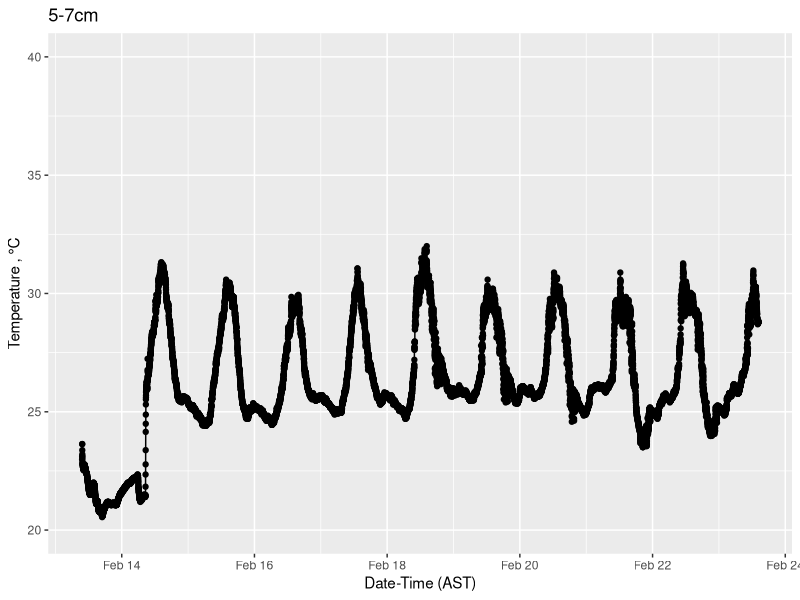
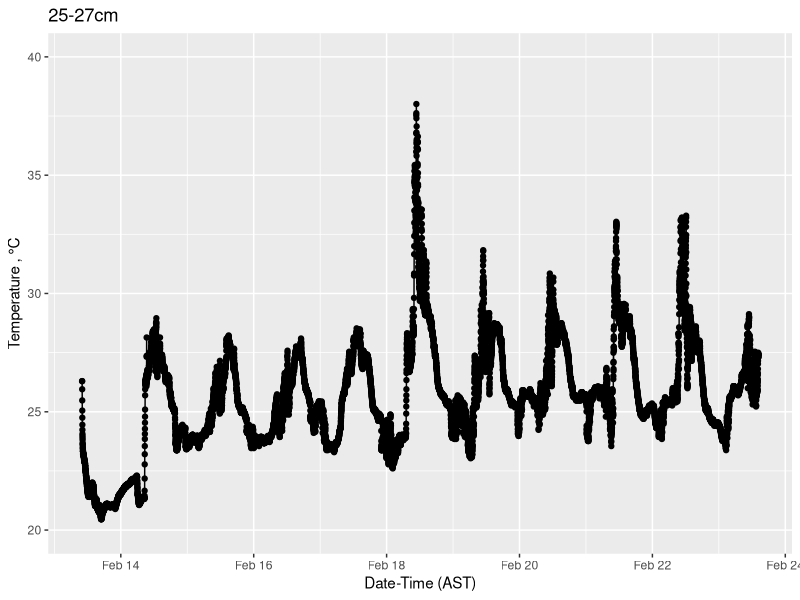
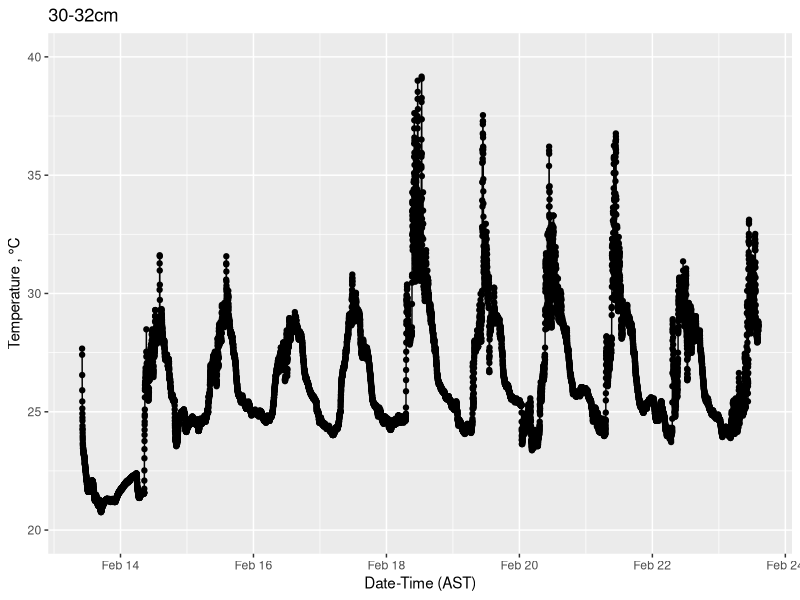
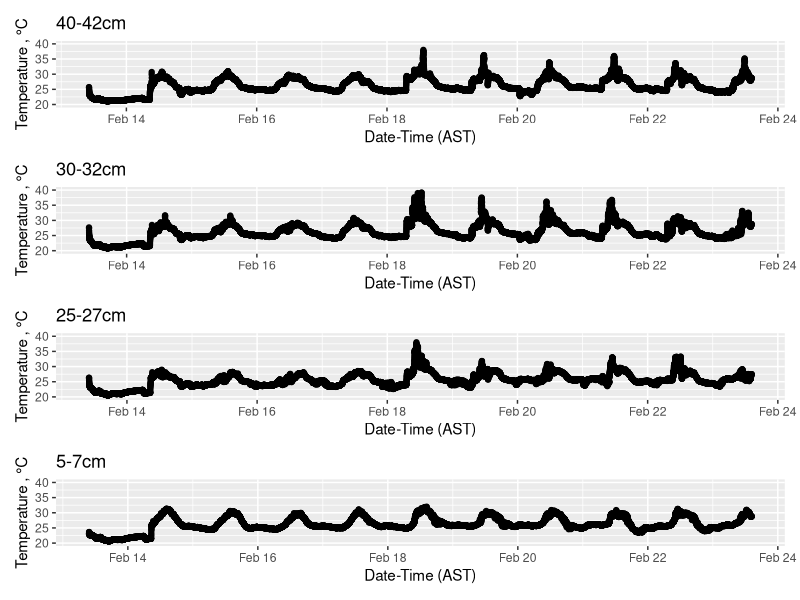
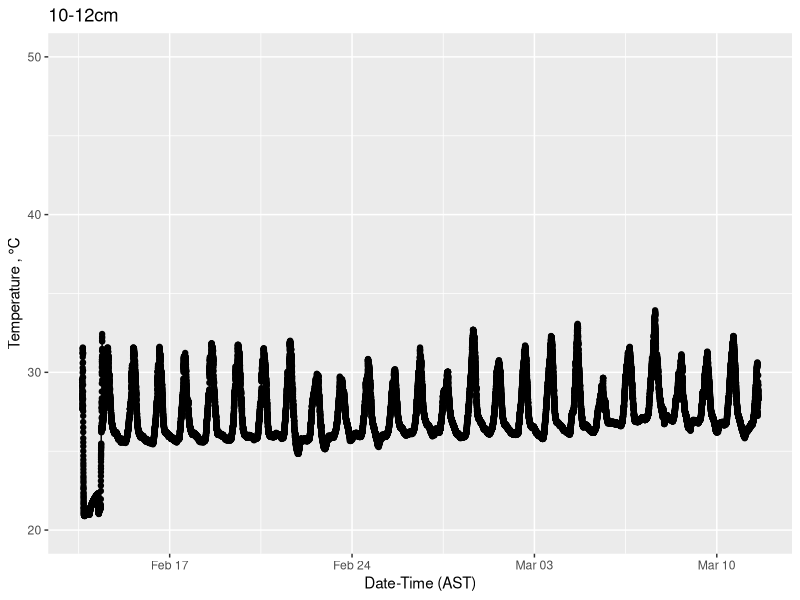
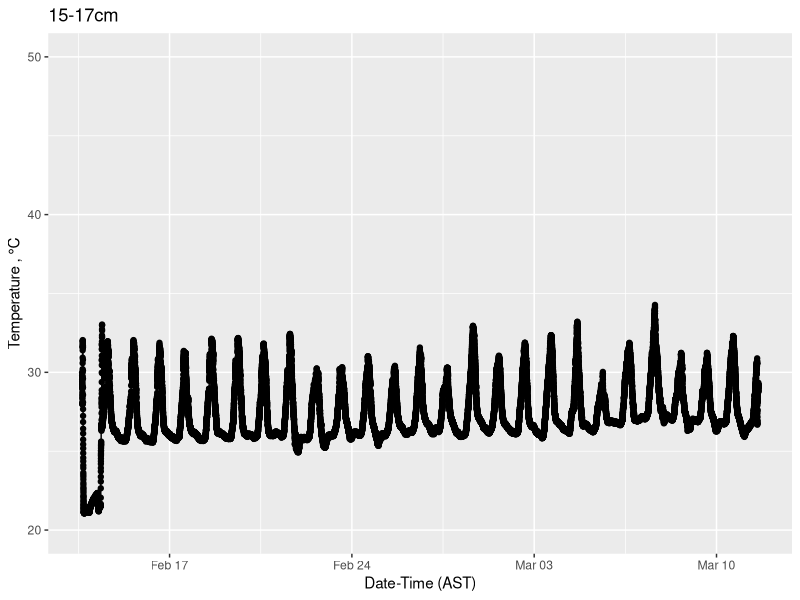
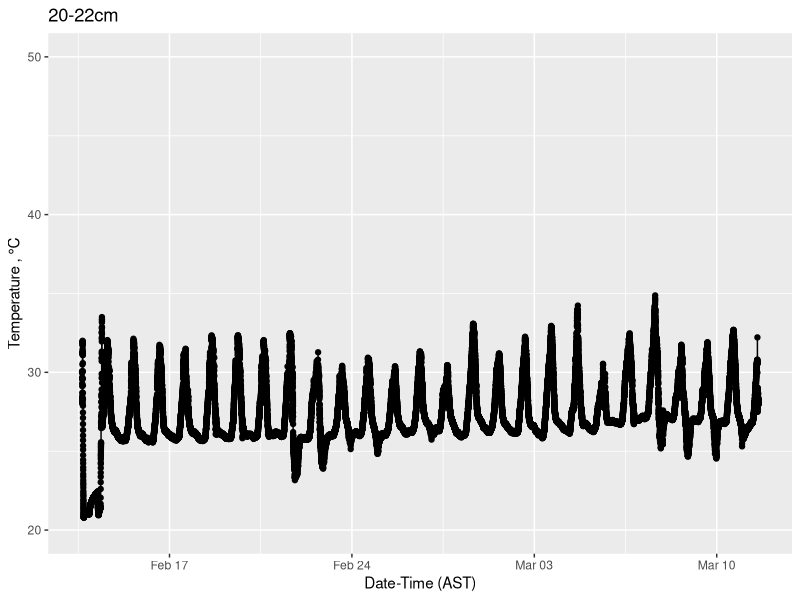
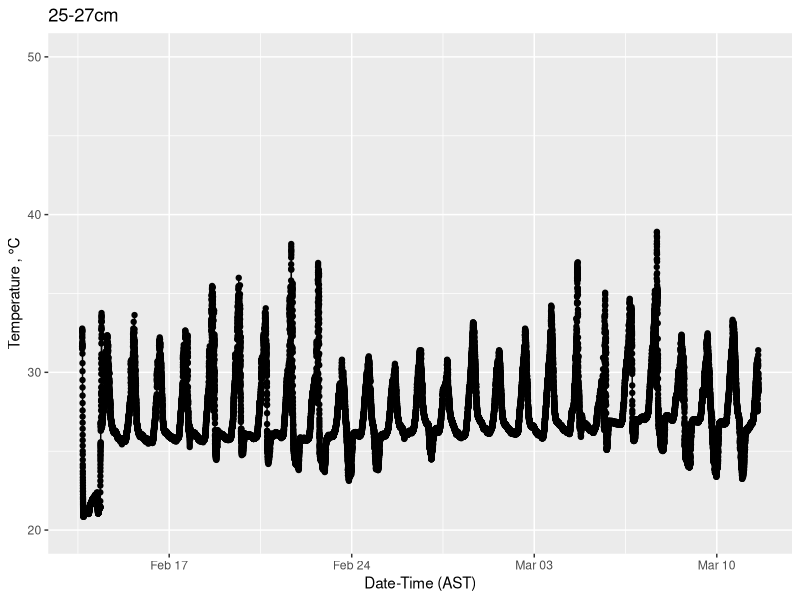

Write R code to recreate these figures, in order.
## ---- chunk 1

library(readxl)
library(tidyverse)
library(patchwork)

#This is for plot A

fivetoseven<-read_excel("RCA/RC-A 5-7cm 2025-03-11 16_34_59 AST (Data AST).xlsx")#2/13-2/26
twentytotwentytwo<-read_excel("RCA/RC-A 20-22 cm 2025-03-13 14_01_48 AST (Data AST).xlsx")#2/13-2/14
twentyfivetotwentyseven<-read_excel("RCA/RC-A 25-27cm 2025-03-13 13_33_26 AST (Data AST).xlsx")#2/13-2/23
thirtytothirtytwo<-read_excel("RCA/RC-A 30-32 2025-03-11 16_38_59 AST (Data AST).xlsx")#2/13-3/11
thirtyfivetothirtyseven<-read_excel("RCA/RC-A 35-37 cm 2025-03-11 16_40_56 AST (Data AST).xlsx")#2/13
fortytofortytwo<-read_excel("RCA/RC-A 40-42 2025-03-13 13_31_13 AST (Data AST).xlsx")#2/13-3/5


bottom<-fivetoseven%>%
  filter(`Date-Time (AST)`<=	"2025-02-23 14:20:49")%>%
  ggplot(aes(x=`Date-Time (AST)`, y=`Temperature , °C`))+
geom_point()+
  geom_line()+
  ggtitle("5-7cm")+
  scale_x_datetime()+
  ylim(20,40)

bottom




numthree<-twentyfivetotwentyseven%>%
  filter(`Date-Time (AST)`<=	"2025-02-23 14:20:49")%>%
   ggplot(aes(x=`Date-Time (AST)`, y=`Temperature , °C`))+
geom_point()+
  geom_line()+
  scale_x_datetime()+
   ggtitle("25-27cm")+
  ylim(20,40)
  
numthree

numfour<-thirtytothirtytwo%>%
  filter(`Date-Time (AST)`<=	"2025-02-23 14:20:49")%>%
   ggplot(aes(x=`Date-Time (AST)`, y=`Temperature , °C`))+
geom_point()+
  geom_line()+
  scale_x_datetime()+
   ggtitle("30-32cm")+
  ylim(20,40)

numfour


Numsix<-fortytofortytwo%>%
  filter(`Date-Time (AST)`<=	"2025-02-23 14:20:49")%>%
   ggplot(aes(x=`Date-Time (AST)`, y=`Temperature , °C`))+
geom_point()+
  geom_line()+
  scale_x_datetime()+
   ggtitle("40-42cm")+
  ylim(20,40)


plotA<-Numsix/numfour/numthree/bottom

plotA

## ---- chunk 2

library(readxl)
library(tidyverse)
library(patchwork)

#This is for location C
C10_12<-read_excel("RCC/RC-C 10-12 2025-03-11 14_30_14 AST (Data AST).xlsx")#2/13-3/11 1430
C15_17<-read_excel("RCC/RC-C 15-17 2025-03-11 14_46_17 AST(1).xlsx")#2/13-3/11  14:45
C20_22<- read_excel("RCC/RC-C 20-22 2025-03-11 14_33_43 AST (Data AST).xlsx")#2/13-3/11
C25_27<- read_excel("RCC/RC-C 25-27 cm 2025-03-11 14_28_07 AST (Data AST).xlsx")#2/13-3/11
C30_32<- read_excel("RCC/RC-C 30-32 cm  2025-03-11 14_21_52 AST (Data AST).xlsx")#2/13-3/11
C35_37<- read_excel("RCC/RC-C 35-37 2025-03-11 14_40_31 AST (Data AST).xlsx")#2/13-3/11
C40_42<- read_excel("RCC/RC-C 40-42 2025-03-11 14_19_58 AST (Data AST).xlsx")#2/13-3/11


C1<-C10_12%>%
  ggplot(aes(x=`Date-Time (AST)`, y=`Temperature , °C`))+
geom_point()+
  geom_line()+
  ggtitle("10-12cm")+
  scale_x_datetime()+
  ylim(20,50)

C1




C2<-C15_17%>%
   ggplot(aes(x=`Date-Time (AST)`, y=`Temperature , °C`))+
geom_point()+
  geom_line()+
  scale_x_datetime()+
   ggtitle("15-17cm")+
  ylim(20,50)

C2
  


C3<-C20_22%>%
   ggplot(aes(x=`Date-Time (AST)`, y=`Temperature , °C`))+
geom_point()+
  geom_line()+
  scale_x_datetime()+
   ggtitle("20-22cm")+
  ylim(20,50)

C3


C4<-C25_27%>%
   ggplot(aes(x=`Date-Time (AST)`, y=`Temperature , °C`))+
geom_point()+
  geom_line()+
  scale_x_datetime()+
   ggtitle("25-27cm")+
  ylim(20,50)

C4

C5<-C30_32%>%
   ggplot(aes(x=`Date-Time (AST)`, y=`Temperature , °C`))+
geom_point()+
  geom_line()+
  scale_x_datetime()+
   ggtitle("40-42cm")+
  ylim(20,50)

C5

C6<-C35_37%>%
   ggplot(aes(x=`Date-Time (AST)`, y=`Temperature , °C`))+
geom_point()+
  geom_line()+
  scale_x_datetime()+
   ggtitle("40-42cm")+
  ylim(20,50)

C6

C7<-C40_42%>%
   ggplot(aes(x=`Date-Time (AST)`, y=`Temperature , °C`))+
geom_point()+
  geom_line()+
  scale_x_datetime()+
   ggtitle("40-42cm")+
  ylim(20,50)

C7

plotC<-C7/C6/C5/C4/C3/C2/C1

plotC


## ---- chunk 3
library(lubridate)

WaterDepth<- read_excel("HOBO Logger Data.xlsx")
WaterDepth$`Date (mm/dd/yy)`<-ymd(WaterDepth$`Date (mm/dd/yy)`)
WaterDepth$`H2O Depth (x3)A`<-as.numeric(WaterDepth$`H2O Depth (x3)A`)
WaterDepth$`Depth B`<-as.numeric(WaterDepth$`Depth B`)
WaterDepth$`Depth C`<-as.numeric(WaterDepth$`Depth C`)
WaterDepth$`Salinity A`<-as.numeric(WaterDepth$`Salinity A`)
WaterDepth$`Salinity B`<-as.numeric(WaterDepth$`Salinity B`)
WaterDepth$`Salinity C`<-as.numeric(WaterDepth$`Salinity C`)


plotA<-WaterDepth%>%
  filter(`Stake (A, B, C)`=="A")%>%
  ggplot(aes(x=`Date (mm/dd/yy)`,y=`H2O Depth (x3)A`))+
  geom_line()+
  geom_point()+
  ggtitle("Site A")+
  ylim(0,50)

plotA


plotB<-WaterDepth%>%
  filter(`Stake (A, B, C)`=="B")%>%
  ggplot(aes(x=`Date (mm/dd/yy)`,y=`H2O Depth (x3)A`))+
  geom_line()+
  geom_point()+
  ggtitle("Site B")+
  ylim(0,50)

plotB

plotC<-WaterDepth%>%
  filter(`Stake (A, B, C)`=="C")%>%
  ggplot(aes(x=`Date (mm/dd/yy)`,y=`H2O Depth (x3)A`))+
  geom_line()+
  geom_point()+
  ggtitle("Site C")+
  ylim(0,50)

plotC


AVGWaterDepth<-WaterDepth%>%
  group_by(`Stake (A, B, C)`)%>%
  summarise(min(`H2O Depth (x3)A`), max(`H2O Depth (x3)A`))

AVGWaterDepth


Sal<-WaterDepth%>%
  mutate(AVGSal=((`Salinity A`+`Salinity B`+`Salinity C`)/3))%>%
  filter
  

